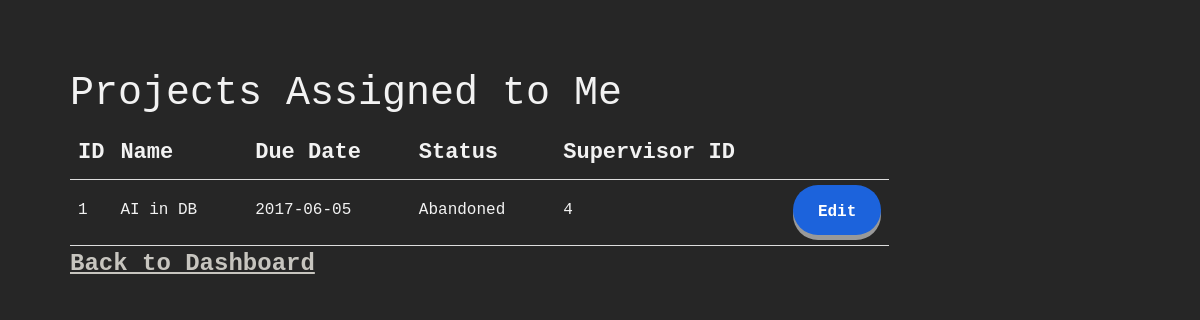
Screenshot of /user/list_assigned_projects.php (signed in) with the database file from the repository.
### tables this page shows
CREATE TABLE project(
  proj_id       	    integer not null auto_increment,
  proj_name     	    varchar(100) ,
   proj_due_date        date,
 proj_status          varchar(50),
 supervisor_dh_wrk_id        integer,

  primary key (proj_id,proj_name),
  foreign key (supervisor_dh_wrk_id) references department_head(dh_wrk_id)
  On Delete Set Null
  On update cascade
);

### user/list_assigned_projects.php (the view, shortened to what this page needs)
<?php
	require("../connection.php");
	$wrk_id = $_SESSION['curr_user']['wrk_id'];
	$sql_query = "SELECT project.proj_id, proj_name, proj_due_date, proj_status, supervisor_dh_wrk_id
	              FROM project JOIN proj_management ON project.proj_id = proj_management.proj_id
	              WHERE manager_wrk_id = $wrk_id";
	$project_rows = array();
	$statement    = $sql_query;
	$result       = $conn->query($statement);
	$numresults   = mysqli_num_rows($result);
	if($numresults != 0) {
		while($numresults !=0) {
		    $rows = $result->fetch_assoc();
		    $project_rows[] = $rows;
		    $numresults--;
		}
	}
?>
<!DOCTYPE html>
<html>
<head >
	<link rel="stylesheet" href="https://maxcdn.bootstrapcdn.com/bootstrap/4.3.1/css/bootstrap.min.css">
	<link rel="stylesheet" href = "../stylesheets/project_list_style.css" >
</head>
<body>
    <h1>Projects Assigned to Me</h1>
	<?php if (!empty($project_rows)) { ?>
    <table>
		<tr>
		    <th class="thin">ID</th>
		    <th>Name</th>
		    <th>Due Date</th>
		    <th>Status</th>
		    <th>Supervisor ID</th>
		    <th></th>
		</tr>
		<?php for ($i = 0; $i < count($project_rows); $i++) { ?>
		<tr>
			<td class="thin"><?php print $project_rows[$i]['proj_id']; ?></td>
			<td><?php print $project_rows[$i]['proj_name']; ?></td>
			<td><?php print $project_rows[$i]['proj_due_date']; ?></td>
			<td><?php print $project_rows[$i]['proj_status']; ?></td>
			<td><?php print $project_rows[$i]['supervisor_dh_wrk_id']; ?></td>
			<td class="button_col">
				<?php if (($project_rows[$i]['proj_status'] == "Completed") or ($project_rows[$i]['proj_status'] == "Abandoned")) { ?>
				<button type="button" class="dis_btn" disabled>Edit</button>
				<?php } else { ?>
				<button type="button" class="get_prjId button" data-toggle="modal" data-target="#myModal" data-id="<?php echo htmlspecialchars($project_rows[$i]['proj_id']); ?>">Edit</button>
				<?php } ?>
			</td>
		</tr>
		<?php } ?>
    </table>
	<?php } else { ?>
	<p>You don't have any projects assigned to you!</p>
	<?php } ?>
	<p><a class="home" href='dashboard.php'>Back to Dashboard</a></p>
</body>
</html>

### stylesheets/project_list_style.css (style rules this page uses)
body { font-family: "Courier New", "Times New Roman", Times, serif; background-color: #262626; color: #f2f2f2; padding: 70px; }
a { color: #1C63DC; font-size: 26px; font-weight: bold; }
th { font-weight: bold; font-size: 22px; padding: 10px 50px 10px 8px; text-align: left; border-bottom: 1px solid #ddd; }
th.thin { padding: 10px 8px 10px 8px; }
td { padding: 5px 50px 10px 8px; text-align: left; border-bottom: 1px solid #ddd; }
td.thin { padding: 5px 8px 10px 8px; }
.button_col { padding: 5px 8px 10px 8px; }
::placeholder { color: #f2f2f2; }
a.home { font-family: "Courier New", "Times New Roman", Times, serif; color: #c7c5bf; font-size: 24px; text-decoration: underline; }
.dis_btn { width: 100%; height: 50px; padding: 15px 25px; font-size: 16px; font-weight: bold; cursor: not-allowed; text-align: center; font-family: "Courier", "Times New Roman", Times, serif; outline: none; color: #fff; background-color: #1C63DC; border: none; border-radius: 35px; box-shadow: 0 5px #999; }

### rows the page displays
project: proj "1", proj_name "AI in DB", proj_due_date "2017-06-05", proj_status "Abandoned", supervisor_dh_wrk "4", shows "Edit"
